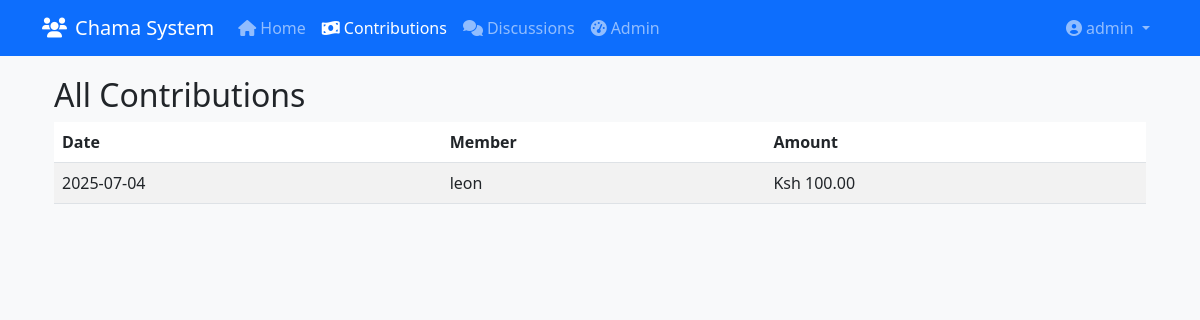
Page /contributions (signed in) on the committed database.
### final_app.py (models this page shows)
class User(db.Model, UserMixin):
    id = db.Column(db.Integer, primary_key=True)
    username = db.Column(db.String(80), unique=True, nullable=False)
    password = db.Column(db.String(200), nullable=False)
    is_admin = db.Column(db.Boolean, default=False)
    members = db.relationship('Member', backref='user', lazy=True)
    notifications = db.relationship('Notification', backref='user', lazy=True)
    discussions = db.relationship('Discussion', backref='user', lazy=True)
    messages = db.relationship('Message', backref='user', lazy=True)

class Contribution(db.Model):
    id = db.Column(db.Integer, primary_key=True)
    amount = db.Column(db.Float, nullable=False)
    date = db.Column(db.DateTime, default=datetime.utcnow)
    member_id = db.Column(db.Integer, db.ForeignKey('member.id'), nullable=False)

class Member(db.Model):
    id = db.Column(db.Integer, primary_key=True)
    name = db.Column(db.String(100), nullable=False)
    phone = db.Column(db.String(20), nullable=False, unique=True)
    email = db.Column(db.String(100))
    join_date = db.Column(db.DateTime, default=datetime.utcnow)
    status = db.Column(db.String(20), default='Active')
    user_id = db.Column(db.Integer, db.ForeignKey('user.id'))
    contributions = db.relationship('Contribution', backref='member', lazy=True)
    loans = db.relationship('Loan', backref='member', lazy=True)

### final_app.py (the view)
@app.route('/contributions')
@login_required
def contributions():
    contributions = Contribution.query.join(Member)\
        .filter(Member.status == 'Active')\
        .order_by(Contribution.date.desc()).all()
    return render_template('contributions/list_public.html', contributions=contributions)

### final_app.py (called while the page is built)
@login_manager.user_loader
def load_user(user_id):
    return User.query.get(int(user_id))

### templates/contributions/list_public.html
{% extends "base.html" %}
{% block content %}
<div class="container">
    <h2>All Contributions</h2>
    <table class="table table-striped">
        <thead>
            <tr>
                <th>Date</th>
                <th>Member</th>
                <th>Amount</th>
            </tr>
        </thead>
        <tbody>
            {% for contribution in contributions %}
            <tr>
                <td>{{ contribution.date.strftime('%Y-%m-%d') }}</td>
                <td>{{ contribution.member.name }}</td>
                <td>Ksh {{ "%.2f"|format(contribution.amount) }}</td>
            </tr>
            {% endfor %}
        </tbody>
    </table>
</div>
{% endblock %}

### templates/navbar.html (shortened to what this page needs)
<nav class="navbar navbar-expand-lg navbar-dark bg-primary">
    <div class="container">
        <a class="navbar-brand" href="{{ url_for('index') }}">
            <i class="fas fa-users me-2"></i>Chama System
        </a>
        <div class="collapse navbar-collapse" id="navbarNav">
            {% if current_user.is_authenticated %}
            <ul class="navbar-nav me-auto">
                <li class="nav-item">
                    <a class="nav-link {% if request.path == url_for('index') %}active{% endif %}" href="{{ url_for('index') }}">
                        <i class="fas fa-home me-1"></i>Home
                    </a>
                </li>
                <li class="nav-item">
                    <a class="nav-link {% if request.path == url_for('contributions') %}active{% endif %}" href="{{ url_for('contributions') }}">
                        <i class="fas fa-money-bill-wave me-1"></i>Contributions
                    </a>
                </li>
                <li class="nav-item">
                    <a class="nav-link {% if request.path == url_for('discussions') %}active{% endif %}" href="{{ url_for('discussions') }}">
                        <i class="fas fa-comments me-1"></i>Discussions
                    </a>
                </li>
                {% if current_user.is_admin %}
                <li class="nav-item">
                    <a class="nav-link {% if request.path == url_for('admin_dashboard') %}active{% endif %}" href="{{ url_for('admin_dashboard') }}">
                        <i class="fas fa-tachometer-alt me-1"></i>Admin
                    </a>
                </li>
                {% endif %}
            </ul>
            <ul class="navbar-nav">
                <li class="nav-item dropdown">
                    <a class="nav-link dropdown-toggle" href="#" id="navbarDropdown" role="button"
                       data-bs-toggle="dropdown" aria-expanded="false">
                        <i class="fas fa-user-circle me-1"></i>{{ current_user.username }}
                    </a>
                </li>
            </ul>
            {% endif %}
        </div>
    </div>
</nav>

### templates/base.html (style rules this page uses)
body { background-color: #f8f9fa; }
.navbar { margin-bottom: 20px; }

### rows in the picture
User: username "admin"
Contribution: date "2025-07-04", member.name "leon", amount "100.00"
